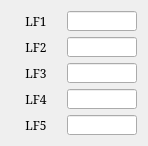
   <widget class="QWidget" name="gridLayoutWidget_10">
    <property name="enabled">
     <bool>true</bool>
    </property>
    <property name="geometry">
     <rect>
      <x>160</x>
      <y>340</y>
      <width>128</width>
      <height>126</height>
     </rect>
    </property>
    <layout class="QGridLayout" name="gridLayout_10">
     <item row="2" column="1">
      <widget class="QLineEdit" name="LE_JOINT_LF3">
       <property name="enabled">
        <bool>true</bool>
       </property>
       <property name="sizePolicy">
        <sizepolicy hsizetype="Fixed" vsizetype="Fixed">
         <horstretch>0</horstretch>
         <verstretch>0</verstretch>
        </sizepolicy>
       </property>
       <property name="minimumSize">
        <size>
         <width>70</width>
         <height>20</height>
        </size>
       </property>
       <property name="maximumSize">
        <size>
         <width>70</width>
         <height>20</height>
        </size>
       </property>
       <property name="font">
        <font>
         <family>Serif</family>
         <pointsize>9</pointsize>
        </font>
       </property>
       <property name="alignment">
        <set>Qt::AlignRight|Qt::AlignTrailing|Qt::AlignVCenter</set>
       </property>
       <property name="readOnly">
        <bool>true</bool>
       </property>
      </widget>
     </item>
     <item row="1" column="1">
      <widget class="QLineEdit" name="LE_JOINT_LF2">
       <property name="enabled">
        <bool>true</bool>
       </property>
       <property name="sizePolicy">
        <sizepolicy hsizetype="Fixed" vsizetype="Fixed">
         <horstretch>0</horstretch>
         <verstretch>0</verstretch>
        </sizepolicy>
       </property>
       <property name="minimumSize">
        <size>
         <width>70</width>
         <height>20</height>
        </size>
       </property>
       <property name="maximumSize">
        <size>
         <width>70</width>
         <height>20</height>
        </size>
       </property>
       <property name="font">
        <font>
         <family>Serif</family>
         <pointsize>9</pointsize>
        </font>
       </property>
       <property name="alignment">
        <set>Qt::AlignRight|Qt::AlignTrailing|Qt::AlignVCenter</set>
       </property>
       <property name="readOnly">
        <bool>true</bool>
       </property>
      </widget>
     </item>
     <item row="2" column="0">
      <widget class="QLabel" name="label_41">
       <property name="enabled">
        <bool>true</bool>
       </property>
       <property name="sizePolicy">
        <sizepolicy hsizetype="Fixed" vsizetype="Fixed">
         <horstretch>0</horstretch>
         <verstretch>0</verstretch>
        </sizepolicy>
       </property>
       <property name="minimumSize">
        <size>
         <width>50</width>
         <height>20</height>
        </size>
       </property>
       <property name="maximumSize">
        <size>
         <width>50</width>
         <height>20</height>
        </size>
       </property>
       <property name="font">
        <font>
         <family>Serif</family>
         <pointsize>9</pointsize>
        </font>
       </property>
       <property name="text">
        <string>LF3</string>
       </property>
       <property name="alignment">
        <set>Qt::AlignCenter</set>
       </property>
      </widget>
     </item>
     <item row="1" column="0">
      <widget class="QLabel" name="label_42">
       <property name="enabled">
        <bool>true</bool>
       </property>
       <property name="sizePolicy">
        <sizepolicy hsizetype="Fixed" vsizetype="Fixed">
         <horstretch>0</horstretch>
         <verstretch>0</verstretch>
        </sizepolicy>
       </property>
       <property name="minimumSize">
        <size>
         <width>50</width>
         <height>20</height>
        </size>
       </property>
       <property name="maximumSize">
        <size>
         <width>50</width>
         <height>20</height>
        </size>
       </property>
       <property name="font">
        <font>
         <family>Serif</family>
         <pointsize>9</pointsize>
        </font>
       </property>
       <property name="text">
        <string>LF2</string>
       </property>
       <property name="alignment">
        <set>Qt::AlignCenter</set>
       </property>
      </widget>
     </item>
     <item row="3" column="1">
      <widget class="QLineEdit" name="LE_JOINT_LF4">
       <property name="enabled">
        <bool>true</bool>
       </property>
       <property name="sizePolicy">
        <sizepolicy hsizetype="Fixed" vsizetype="Fixed">
         <horstretch>0</horstretch>
         <verstretch>0</verstretch>
        </sizepolicy>
       </property>
       <property name="minimumSize">
        <size>
         <width>70</width>
         <height>20</height>
        </size>
       </property>
       <property name="maximumSize">
        <size>
         <width>70</width>
         <height>20</height>
        </size>
       </property>
       <property name="font">
        <font>
         <family>Serif</family>
         <pointsize>9</pointsize>
        </font>
       </property>
       <property name="alignment">
        <set>Qt::AlignRight|Qt::AlignTrailing|Qt::AlignVCenter</set>
       </property>
       <property name="readOnly">
        <bool>true</bool>
       </property>
      </widget>
     </item>
     <item row="3" column="0">
      <widget class="QLabel" name="label_43">
       <property name="enabled">
        <bool>true</bool>
       </property>
       <property name="sizePolicy">
        <sizepolicy hsizetype="Fixed" vsizetype="Fixed">
         <horstretch>0</horstretch>
         <verstretch>0</verstretch>
        </sizepolicy>
       </property>
       <property name="minimumSize">
        <size>
         <width>50</width>
         <height>20</height>
        </size>
       </property>
       <property name="maximumSize">
        <size>
         <width>50</width>
         <height>20</height>
        </size>
       </property>
       <property name="font">
        <font>
         <family>Serif</family>
         <pointsize>9</pointsize>
        </font>
       </property>
       <property name="text">
        <string>LF4</string>
       </property>
       <property name="alignment">
        <set>Qt::AlignCenter</set>
       </property>
      </widget>
     </item>
     <item row="4" column="0">
      <widget class="QLabel" name="label_44">
       <property name="enabled">
        <bool>true</bool>
       </property>
       <property name="sizePolicy">
        <sizepolicy hsizetype="Fixed" vsizetype="Fixed">
         <horstretch>0</horstretch>
         <verstretch>0</verstretch>
        </sizepolicy>
       </property>
       <property name="minimumSize">
        <size>
         <width>50</width>
         <height>20</height>
        </size>
       </property>
       <property name="maximumSize">
        <size>
         <width>50</width>
         <height>20</height>
        </size>
       </property>
       <property name="font">
        <font>
         <family>Serif</family>
         <pointsize>9</pointsize>
        </font>
       </property>
       <property name="text">
        <string>LF5</string>
       </property>
       <property name="alignment">
        <set>Qt::AlignCenter</set>
       </property>
      </widget>
     </item>
     <item row="4" column="1">
      <widget class="QLineEdit" name="LE_JOINT_LF5">
       <property name="enabled">
        <bool>true</bool>
       </property>
       <property name="sizePolicy">
        <sizepolicy hsizetype="Fixed" vsizetype="Fixed">
         <horstretch>0</horstretch>
         <verstretch>0</verstretch>
        </sizepolicy>
       </property>
       <property name="minimumSize">
        <size>
         <width>70</width>
         <height>20</height>
        </size>
       </property>
       <property name="maximumSize">
        <size>
         <width>70</width>
         <height>20</height>
        </size>
       </property>
       <property name="font">
        <font>
         <family>Serif</family>
         <pointsize>9</pointsize>
        </font>
       </property>
       <property name="alignment">
        <set>Qt::AlignRight|Qt::AlignTrailing|Qt::AlignVCenter</set>
       </property>
       <property name="readOnly">
        <bool>true</bool>
       </property>
      </widget>
     </item>
     <item row="0" column="0">
      <widget class="QLabel" name="label_80">
       <property name="enabled">
        <bool>true</bool>
       </property>
       <property name="sizePolicy">
        <sizepolicy hsizetype="Fixed" vsizetype="Fixed">
         <horstretch>0</horstretch>
         <verstretch>0</verstretch>
        </sizepolicy>
       </property>
       <property name="minimumSize">
        <size>
         <width>50</width>
         <height>20</height>
        </size>
       </property>
       <property name="maximumSize">
        <size>
         <width>50</width>
         <height>20</height>
        </size>
       </property>
       <property name="font">
        <font>
         <family>Serif</family>
         <pointsize>9</pointsize>
        </font>
       </property>
       <property name="text">
        <string>LF1</string>
       </property>
       <property name="alignment">
        <set>Qt::AlignCenter</set>
       </property>
      </widget>
     </item>
     <item row="0" column="1">
      <widget class="QLineEdit" name="LE_JOINT_LF1">
       <property name="enabled">
        <bool>true</bool>
       </property>
       <property name="sizePolicy">
        <sizepolicy hsizetype="Fixed" vsizetype="Fixed">
         <horstretch>0</horstretch>
         <verstretch>0</verstretch>
        </sizepolicy>
       </property>
       <property name="minimumSize">
        <size>
         <width>70</width>
         <height>20</height>
        </size>
       </property>
       <property name="maximumSize">
        <size>
         <width>70</width>
         <height>20</height>
        </size>
       </property>
       <property name="font">
        <font>
         <family>Serif</family>
         <pointsize>9</pointsize>
        </font>
       </property>
       <property name="alignment">
        <set>Qt::AlignRight|Qt::AlignTrailing|Qt::AlignVCenter</set>
       </property>
       <property name="readOnly">
        <bool>true</bool>
       </property>
      </widget>
     </item>
    </layout>
   </widget>
